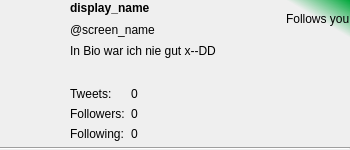
<?xml version="1.0" encoding="UTF-8"?>
<ui version="4.0">
 <class>UserProfile</class>
 <widget class="QWidget" name="UserProfile">
  <property name="geometry">
   <rect>
    <x>0</x>
    <y>0</y>
    <width>350</width>
    <height>150</height>
   </rect>
  </property>
  <property name="minimumSize">
   <size>
    <width>350</width>
    <height>150</height>
   </size>
  </property>
  <property name="windowTitle">
   <string>Form</string>
  </property>
  <layout class="QVBoxLayout" name="verticalLayout_2">
   <property name="sizeConstraint">
    <enum>QLayout::SetMinimumSize</enum>
   </property>
   <property name="margin">
    <number>0</number>
   </property>
   <item>
    <layout class="QHBoxLayout" name="horizontalLayout_2">
     <item>
      <widget class="QLabel" name="ql_avatar">
       <property name="minimumSize">
        <size>
         <width>64</width>
         <height>64</height>
        </size>
       </property>
       <property name="text">
        <string/>
       </property>
       <property name="alignment">
        <set>Qt::AlignHCenter|Qt::AlignTop</set>
       </property>
      </widget>
     </item>
     <item>
      <layout class="QVBoxLayout" name="verticalLayout">
       <item>
        <layout class="QHBoxLayout" name="horizontalLayout">
         <item>
          <layout class="QVBoxLayout" name="verticalLayout_3">
           <item>
            <widget class="QLabel" name="ql_display_name">
             <property name="font">
              <font>
               <weight>75</weight>
               <bold>true</bold>
              </font>
             </property>
             <property name="text">
              <string notr="true">display_name</string>
             </property>
            </widget>
           </item>
           <item>
            <widget class="QLabel" name="ql_screen_name">
             <property name="text">
              <string notr="true">@screen_name</string>
             </property>
            </widget>
           </item>
          </layout>
         </item>
         <item>
          <spacer name="horizontalSpacer">
           <property name="orientation">
            <enum>Qt::Horizontal</enum>
           </property>
           <property name="sizeHint" stdset="0">
            <size>
             <width>40</width>
             <height>20</height>
            </size>
           </property>
          </spacer>
         </item>
         <item>
          <widget class="QLabel" name="ql_follows_you">
           <property name="enabled">
            <bool>true</bool>
           </property>
           <property name="styleSheet">
            <string notr="true">background-color: qlineargradient(spread:pad, x1:1, y1:0, x2:0, y2:1, stop:0 rgba(0, 168, 59, 255), stop:0.5 rgba(0, 0, 0, 0));</string>
           </property>
           <property name="text">
            <string>Follows you</string>
           </property>
          </widget>
         </item>
        </layout>
       </item>
       <item>
        <widget class="QLabel" name="ql_bio">
         <property name="text">
          <string notr="true">In Bio war ich nie gut x--DD</string>
         </property>
         <property name="alignment">
          <set>Qt::AlignLeading|Qt::AlignLeft|Qt::AlignTop</set>
         </property>
         <property name="wordWrap">
          <bool>true</bool>
         </property>
        </widget>
       </item>
       <item>
        <layout class="QFormLayout" name="qfl_stats">
         <item row="1" column="0">
          <widget class="QLabel" name="ql_followers_desc">
           <property name="text">
            <string>Followers:</string>
           </property>
          </widget>
         </item>
         <item row="1" column="1">
          <widget class="QLabel" name="ql_followers_count">
           <property name="text">
            <string notr="true">0</string>
           </property>
          </widget>
         </item>
         <item row="2" column="0">
          <widget class="QLabel" name="ql_friends_desc">
           <property name="text">
            <string>Following:</string>
           </property>
          </widget>
         </item>
         <item row="2" column="1">
          <widget class="QLabel" name="ql_friends_count">
           <property name="text">
            <string notr="true">0</string>
           </property>
          </widget>
         </item>
         <item row="0" column="0">
          <widget class="QLabel" name="ql_tweets_desc">
           <property name="text">
            <string>Tweets:</string>
           </property>
          </widget>
         </item>
         <item row="0" column="1">
          <widget class="QLabel" name="ql_tweets_count">
           <property name="text">
            <string notr="true">0</string>
           </property>
          </widget>
         </item>
        </layout>
       </item>
      </layout>
     </item>
    </layout>
   </item>
   <item>
    <widget class="Line" name="line">
     <property name="orientation">
      <enum>Qt::Horizontal</enum>
     </property>
    </widget>
   </item>
  </layout>
 </widget>
 <resources/>
 <connections/>
</ui>
